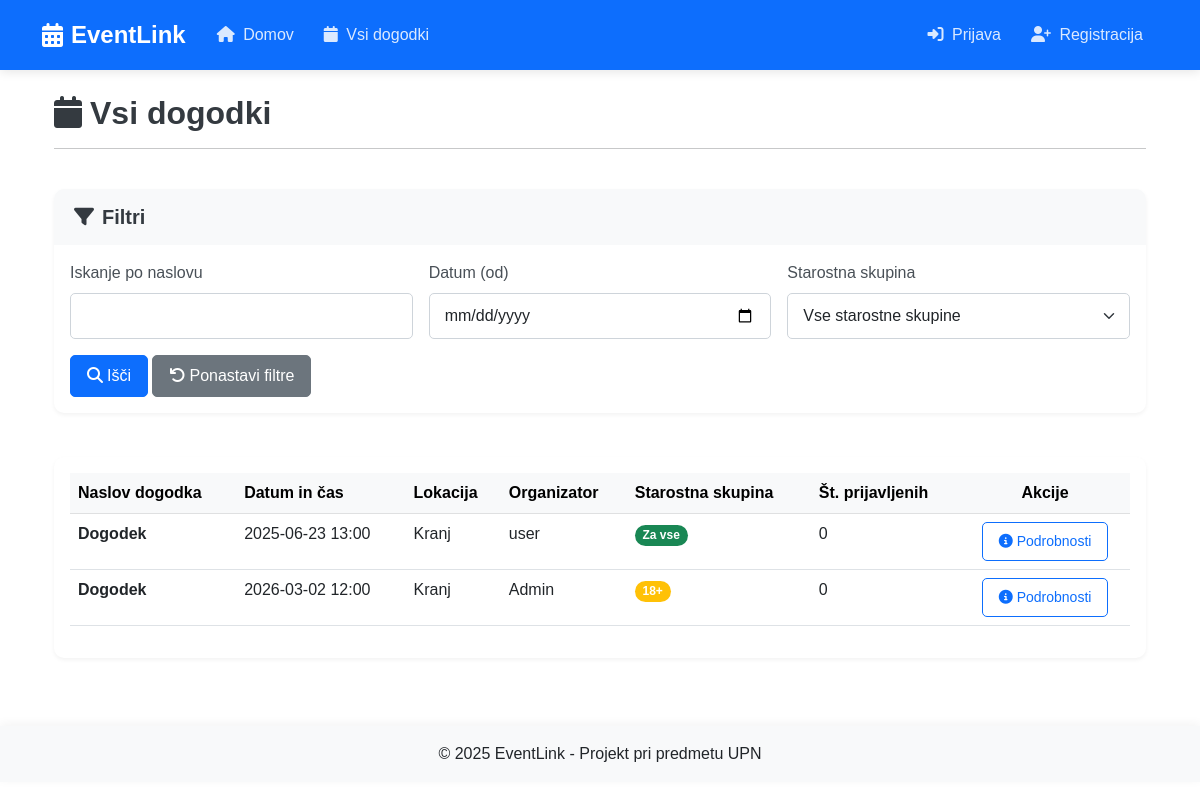
The page /all_events on the database as committed earlier.
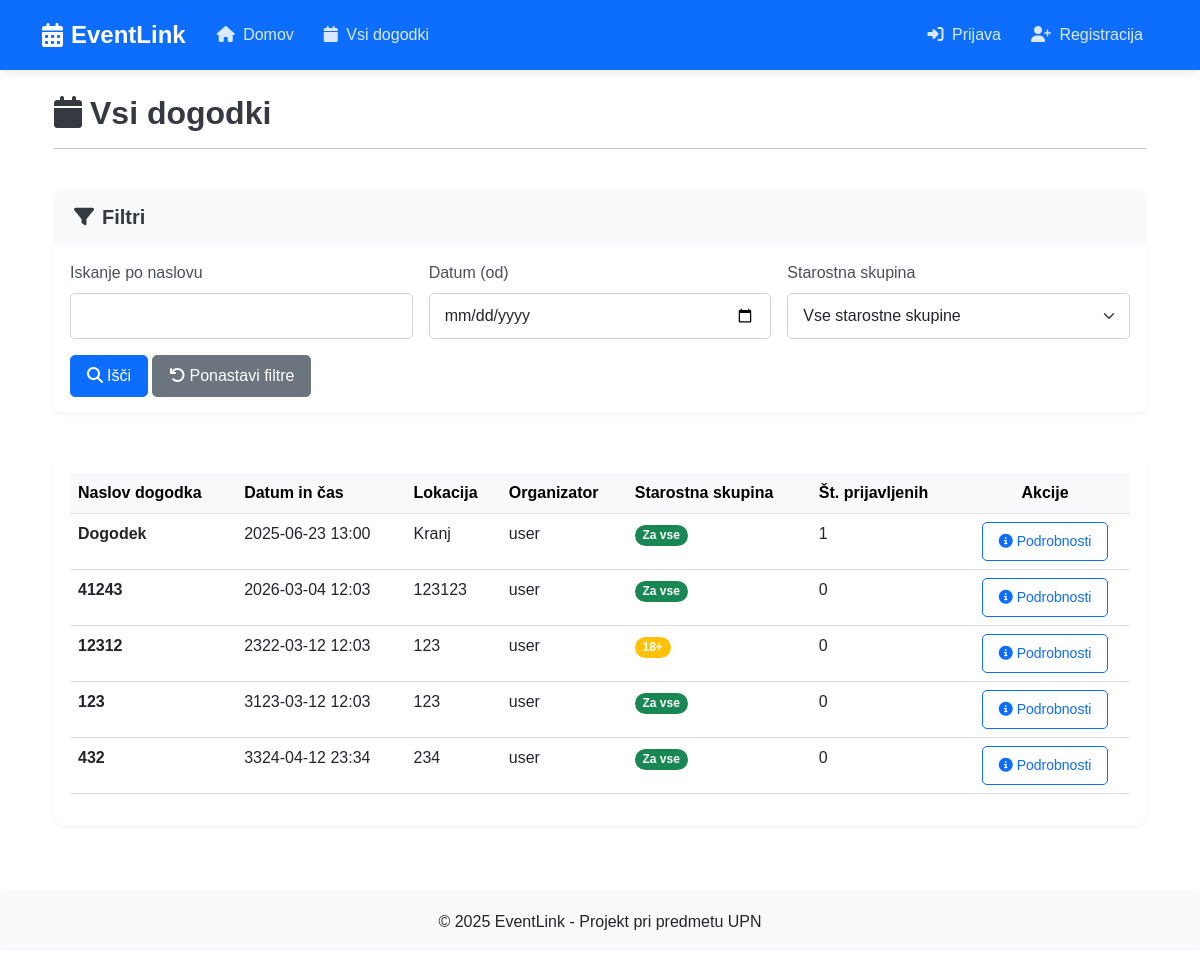
The same page on the database as committed later.
### tables this page shows
CREATE TABLE events (
    id INTEGER PRIMARY KEY AUTOINCREMENT,
    title TEXT NOT NULL,
    description TEXT NOT NULL,
    date TEXT NOT NULL,
    location TEXT NOT NULL,
    organizer_id INTEGER NOT NULL,
    target_age_group TEXT DEFAULT 'all',
    created_at TEXT NOT NULL,
    FOREIGN KEY (organizer_id) REFERENCES users (id)
);

CREATE TABLE users (
    id INTEGER PRIMARY KEY AUTOINCREMENT,
    username TEXT NOT NULL,
    email TEXT UNIQUE NOT NULL,
    password TEXT NOT NULL,
    gender TEXT NOT NULL,
    religion TEXT NOT NULL,
    race TEXT NOT NULL,
    date_of_birth TEXT NOT NULL,
    created_at TEXT NOT NULL
);

### app.py (the view)
@app.route('/all_events')
def all_events():
    search = request.args.get('search', '')
    date_filter = request.args.get('date_filter', '')
    age_group = request.args.get('age_group', '')
    db = get_db()
    query = '''
        SELECT e.*, u.username as organizer_name,
        (SELECT COUNT(*) FROM registrations WHERE event_id = e.id) as registration_count
        FROM events e
        JOIN users u ON e.organizer_id = u.id
        WHERE 1=1
    '''
    params = []
    if search:
        query += ' AND e.title LIKE ?'
        params.append(f'%{search}%')
    if date_filter:
        query += ' AND date(e.date) >= date(?)'
        params.append(date_filter)
    if age_group:
        query += ' AND e.target_age_group = ?'
        params.append(age_group)
    query += ' ORDER BY e.date'
    cursor = db.execute(query, params)
    events = [dict(event) for event in cursor.fetchall()]  # Convert Row objects to dictionaries
    user_id = session.get('user_id')
    if user_id:
        cursor = db.execute('SELECT event_id FROM registrations WHERE user_id = ?', (user_id,))
        registered_events = {row['event_id'] for row in cursor.fetchall()}
        for event in events:
            event['is_registered'] = event['id'] in registered_events
    return render_template('all_events.html', events=events)

### app.py (called while the page is built)
def get_db():
    db = getattr(g, '_database', None)
    if db is None:
        db = g._database = sqlite3.connect(DATABASE)
        db.row_factory = sqlite3.Row  # da lahko dostopamo do stolpcev po imenih
    return db

@app.teardown_appcontext
def close_connection(exception):
    db = getattr(g, '_database', None)
    if db is not None:
        db.close()

### templates/all_events.html (shortened to what this page needs)
{% extends 'base.html' %}
{% block content %}
<div class="container">
    <div class="row mb-4">
        <div class="col-12">
            <div class="d-flex justify-content-between align-items-center">
                <h2 class="mb-0"><i class="fas fa-calendar me-2"></i>Vsi dogodki</h2>
            </div>
            <hr>
        </div>
    </div>
    <div class="row mb-4">
        <div class="col-12">
            <div class="card shadow-sm border-0">
                <div class="card-header bg-light">
                    <h5 class="mb-0"><i class="fas fa-filter me-2"></i>Filtri</h5>
                </div>
                <div class="card-body">
                    <form method="GET" action="{{ url_for('all_events') }}" class="row g-3">
                        <div class="col-md-4">
                            <label for="search" class="form-label">Iskanje po naslovu</label>
                            <input type="text" class="form-control" id="search" name="search" value="{{ request.args.get('search', '') }}">
                        </div>
                        <div class="col-md-4">
                            <label for="date_filter" class="form-label">Datum (od)</label>
                            <input type="date" class="form-control" id="date_filter" name="date_filter" value="{{ request.args.get('date_filter', '') }}">
                        </div>
                        <div class="col-md-4">
                            <label for="age_group" class="form-label">Starostna skupina</label>
                            <select class="form-select" id="age_group" name="age_group">
                                <option value="" {% if not request.args.get('age_group') %}selected{% endif %}>Vse starostne skupine</option>
                            </select>
                        </div>
                        <div class="col-12">
                            <button type="submit" class="btn btn-primary">
                                <i class="fas fa-search me-1"></i>Išči
                            </button>
                            <a href="{{ url_for('all_events') }}" class="btn btn-secondary">
                                <i class="fas fa-undo me-1"></i>Ponastavi filtre
                            </a>
                        </div>
                    </form>
                </div>
            </div>
        </div>
    </div>
    <div class="row">
        <div class="col-12">
            <div class="card shadow-sm border-0">
                <div class="card-body">
                    {% if events %}
                        <div class="table-responsive">
                            <table class="table table-hover">
                                <thead class="table-light">
                                    <tr>
                                        <th>Naslov dogodka</th>
                                        <th>Datum in čas</th>
                                        <th>Lokacija</th>
                                        <th>Organizator</th>
                                        <th>Starostna skupina</th>
                                        <th>Št. prijavljenih</th>
                                        <th class="text-center">Akcije</th>
                                    </tr>
                                </thead>
                                <tbody>
                                    {% for event in events %}
                                    <tr>
                                        <td><strong>{{ event['title'] }}</strong></td>
                                        <td>{{ event['date'] }}</td>
                                        <td>{{ event['location'] }}</td>
                                        <td>{{ event['organizer_name'] }}</td>
                                        <td>
                                            {% if event['target_age_group'] == 'all' %}
                                                <span class="badge bg-success rounded-pill">Za vse</span>
                                            {% elif event['target_age_group'] == 'adults' %}
                                                <span class="badge bg-warning rounded-pill">18+</span>
                                            {% elif event['target_age_group'] == 'minors' %}
                                                <span class="badge bg-info rounded-pill">Mladoletni</span>
                                            {% endif %}
                                        </td>
                                        <td>{{ event['registration_count'] }}</td>
                                        <td class="text-center">
                                            <a href="{{ url_for('event_detail', event_id=event['id']) }}" class="btn btn-outline-primary btn-sm">
                                                <i class="fas fa-info-circle me-1"></i>Podrobnosti
                                            </a>
                                        </td>
                                    </tr>
                                    {% endfor %}
                                </tbody>
                            </table>
                        </div>
                    {% else %}
                        <div class="alert alert-info">
                            <i class="fas fa-info-circle me-2"></i>Ni najdenih dogodkov, ki bi ustrezali izbranemu filtru.
                        </div>
                    {% endif %}
                </div>
            </div>
        </div>
    </div>
</div>
{% endblock %}

### templates/base.html (shortened to what this page needs)
<!DOCTYPE html>
<html lang="sl">
<head>
    <link href="https://cdn.jsdelivr.net/npm/bootstrap@5.3.0-alpha1/dist/css/bootstrap.min.css" rel="stylesheet">
    <link rel="stylesheet" href="https://cdnjs.cloudflare.com/ajax/libs/font-awesome/6.4.0/css/all.min.css">
    <link rel="stylesheet" href="https://cdnjs.cloudflare.com/ajax/libs/animate.css/4.1.1/animate.min.css">
    <link rel="stylesheet" href="{{ url_for('static', filename='css/style.css') }}">
</head>
<body>
    <nav class="navbar navbar-expand-lg navbar-dark bg-primary sticky-top">
        <div class="container">
            <a class="navbar-brand d-flex align-items-center" href="{{ url_for('home') }}">
                <i class="fas fa-calendar-alt me-2"></i>
                <span>EventLink</span>
            </a>
            <div class="collapse navbar-collapse" id="navbarNav">
                <ul class="navbar-nav me-auto">
                    <li class="nav-item">
                        <a class="nav-link" href="{{ url_for('home') }}">
                            <i class="fas fa-home me-1"></i> Domov
                        </a>
                    </li>
                    <li class="nav-item">
                        <a class="nav-link" href="{{ url_for('all_events') }}">
                            <i class="fas fa-calendar me-1"></i> Vsi dogodki
                        </a>
                    </li>
                </ul>
                <ul class="navbar-nav ms-auto">
                    {% if 'user_id' in session %}
                        <li class="nav-item">
                            <a class="nav-link" href="{{ url_for('profile') }}">
                                <i class="fas fa-user me-1"></i> Profil ({{ session['username'] }})
                            </a>
                        </li>
                        <li class="nav-item">
                            <a class="nav-link" href="{{ url_for('logout') }}">
                                <i class="fas fa-sign-out-alt me-1"></i> Odjava
                            </a>
                        </li>
                    {% else %}
                        <li class="nav-item">
                            <a class="nav-link" href="{{ url_for('login') }}">
                                <i class="fas fa-sign-in-alt me-1"></i> Prijava
                            </a>
                        </li>
                        <li class="nav-item">
                            <a class="nav-link" href="{{ url_for('register') }}">
                                <i class="fas fa-user-plus me-1"></i> Registracija
                            </a>
                        </li>
                    {% endif %}
                </ul>
            </div>
        </div>
    </nav>
    <div class="container mt-4">
        {% block content %}{% endblock %}
    </div>
    <footer class="mt-5 py-3 bg-light text-center">
        <div class="container">
            <p class="mb-0">&copy; 2025 EventLink - Projekt pri predmetu UPN</p>
        </div>
    </footer>
</body>
</html>

### static/css/style.css (style rules this page uses)
body { font-family: 'Arial', sans-serif; padding-bottom: 50px; transition: background-color 0.5s ease; }
.card { transition: transform 0.3s ease, box-shadow 0.3s ease; border-radius: 10px; box-shadow: 0 4px 6px rgba(0, 0, 0, 0.1); overflow: hidden; border: none; margin-bottom: 20px; }
.card-header { border-bottom: none; padding: 1rem 1.25rem; }
.btn { border-radius: 5px; transition: all 0.3s ease; padding: 8px 16px; font-weight: 500; }
.btn-primary { background-color: #0d6efd; border-color: #0d6efd; }
.navbar { box-shadow: 0 2px 10px rgba(0, 0, 0, 0.1); padding: 12px 0; }
.navbar-brand { font-weight: 700; font-size: 1.5rem; }
.navbar-dark .navbar-nav .nav-link { color: rgba(255, 255, 255, 0.85); padding: 8px 15px; font-weight: 500; transition: all 0.3s ease; }
footer { position: relative; margin-top: 3rem; width: 100%; box-shadow: 0 -2px 10px rgba(0, 0, 0, 0.05); }
.form-control, .form-select { border-radius: 5px; padding: 10px 15px; border: 1px solid #ced4da; transition: all 0.3s ease; }
.form-label { font-weight: 500; margin-bottom: 0.5rem; color: #495057; }
h1, h2, h3, h4, h5, h6 { margin-bottom: 1.5rem; color: #343a40; font-weight: 700; }
.shadow-sm { box-shadow: 0 2px 4px rgba(0, 0, 0, 0.05) !important; }

Rows that differ between the two databases and show on the page:
removed events: title "Dogodek", date "2026-03-02 12:00", location "Kranj", organizer_name "Admin", target_age_group "18+", registration_count "0"
computed for events "Dogodek": registration_count "0" → "1"
added events: title "41243", date "2026-03-04 12:03", location "123123", organizer_name "user", target_age_group "Za vse", registration_count "0"
added events: title "12312", date "2322-03-12 12:03", location "123", organizer_name "user", target_age_group "18+", registration_count "0"
added events: title "123", date "3123-03-12 12:03", location "123", organizer_name "user", target_age_group "Za vse", registration_count "0"
added events: title "432", date "3324-04-12 23:34", location "234", organizer_name "user", target_age_group "Za vse", registration_count "0"
